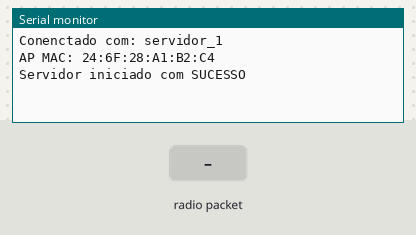
Bench run of a sketch on a simulated ESP32. Shown: the last lines printed to the serial monitor. The inputs (shaded band) are chosen by the test bench.

Above: at 1.2 s.
1.3 s: radio packet "1" arrives
At 2.5 s:
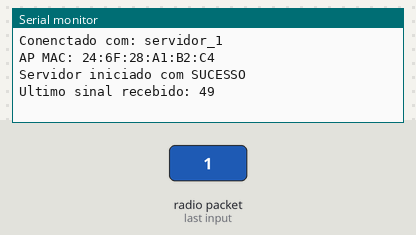
2.8 s: radio packet "0" arrives
At 3.7 s:
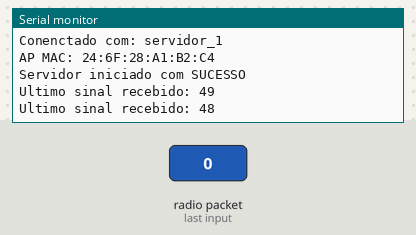
4.3 s: radio packet "2" arrives
At 4.8 s:
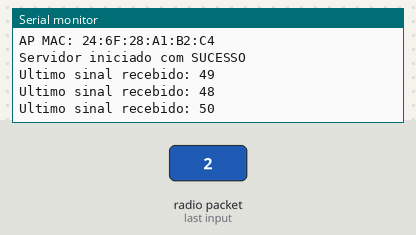

Measured:
- after the input at 1.3 s, the serial monitor: prints a new line at once (image 1)
- after the input at 2.8 s, the serial monitor: prints a new line at once (image 2)
- after the input at 4.3 s, the serial monitor: prints a new line at once (image 3)

The sketch:

Servidor.ino
```cpp
#include <esp_now.h>
#include <WiFi.h>

#define CHANNEL 1

void InitESPNow() {
  WiFi.disconnect();
  if (esp_now_init() == ESP_OK) {
    Serial.println("Servidor iniciado com SUCESSO");
  }
  else {
    Serial.println("FALHA ao iniciar, tentando novamente...");
    ESP.restart();
  }
}

void configDeviceAP() {
  const char *SSID = "servidor_1";
  bool result = WiFi.softAP(SSID, "servidor_1_Password", CHANNEL, 0);
  if (!result) {
    Serial.println("Verifique as configurações, falha ao tentar comunicar-se.");
  } else {
    Serial.println("Conenctado com: " + String(SSID));
  }
}

void setup() {
  Serial.begin(9600);
  WiFi.mode(WIFI_AP);

  configDeviceAP();
  Serial.print("AP MAC: "); Serial.println(WiFi.softAPmacAddress());

  InitESPNow();

  esp_now_register_recv_cb(OnDataRecv);
}

void OnDataRecv(const uint8_t *mac_addr, const uint8_t *data, int data_len) {
  char macStr[18];
  snprintf(macStr, sizeof(macStr), "%02x:%02x:%02x:%02x:%02x:%02x",
           mac_addr[0], mac_addr[1], mac_addr[2], mac_addr[3], mac_addr[4], mac_addr[5]);
  Serial.print("Ultimo sinal recebido: "); Serial.println(*data);
  Serial.println("");
}

void loop() {
}
```
